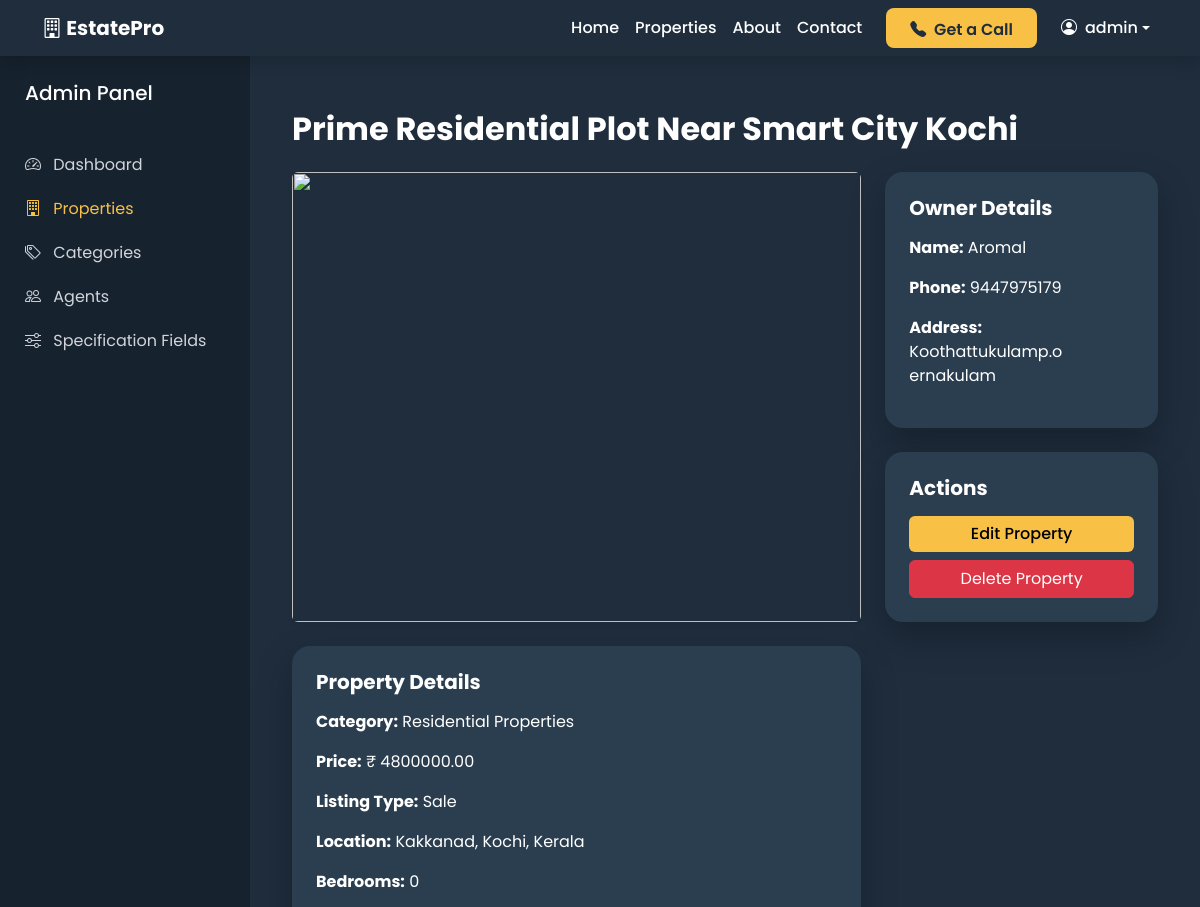
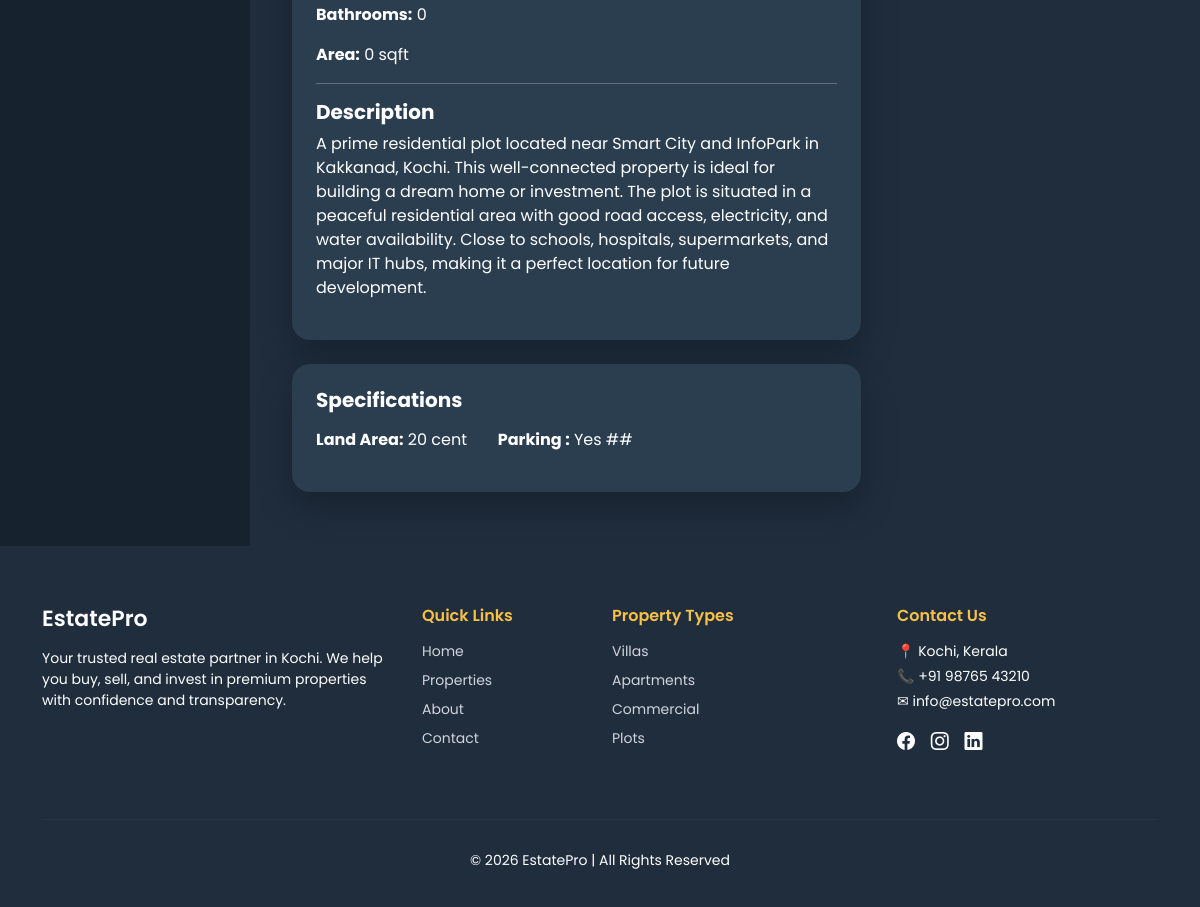
The app's page /accounts/admin-dashboard/property/5/ (signed in) with its own data (2 pictures, top to bottom).
### properties/models.py (models this page shows, shortened)
class Property(models.Model):
    PROPERTY_TYPE = [
        ('Apartment', 'Apartment'),
        ('Villa', 'Villa'),
        ('Commercial', 'Commercial'),
        ('Plot', 'Plot'),
    ]
    LISTING_TYPE = [
        ('Sale', 'Sale'),
        ('Rent', 'Rent'),
    ]
    title = models.CharField(max_length=200)
    slug = models.SlugField(unique=True)
    description = models.TextField()
    price = models.DecimalField(max_digits=12, decimal_places=2)
    location = models.CharField(max_length=200)
    category = models.ForeignKey(
        Category,
        on_delete=models.CASCADE,
        related_name='properties'
    )
    owner = models.ForeignKey(
    User,
    on_delete=models.CASCADE,
    related_name='owned_properties',
    null=True,
    blank=True
    )
    agent = models.ForeignKey(
        User,
        on_delete=models.CASCADE,
        related_name='agent_properties',
        null=True,
        blank=True
    )
    listing_type = models.CharField(max_length=20, choices=LISTING_TYPE)
    bedrooms = models.IntegerField(default=0)
    bathrooms = models.IntegerField(default=0)
    area = models.IntegerField(help_text="Area in sqft")
    latitude = models.DecimalField(max_digits=9, decimal_places=6, blank=True, null=True)
    longitude = models.DecimalField(max_digits=9, decimal_places=6, blank=True, null=True)
    featured_image = CloudinaryField('image')
    is_featured = models.BooleanField(default=False)
    is_available = models.BooleanField(default=True)
    created_at = models.DateTimeField(auto_now_add=True)

class Category(models.Model):
    name = models.CharField(max_length=100)
    slug = models.SlugField(unique=True, blank=True)
    image = CloudinaryField('image', blank=True, null=True)

class PropertySpecification(models.Model):
    property = models.ForeignKey(Property, on_delete=models.CASCADE, related_name='specifications')
    field = models.ForeignKey(SpecificationField, on_delete=models.CASCADE)
    value_text = models.CharField(max_length=255, blank=True, null=True)
    value_number = models.DecimalField(max_digits=12, decimal_places=2, blank=True, null=True)
    value_boolean = models.BooleanField(blank=True, null=True)

class SpecificationField(models.Model):
    FIELD_TYPES = [
        ('text', 'Text'),
        ('number', 'Number'),
        ('boolean', 'Boolean'),
    ]
    category = models.ForeignKey(Category, on_delete=models.CASCADE, related_name='spec_fields')
    name = models.CharField(max_length=100)
    field_type = models.CharField(max_length=20, choices=FIELD_TYPES)

### accounts/models.py (models this page shows, shortened)
class Profile(models.Model):
    user = models.OneToOneField(User, on_delete=models.CASCADE)
    phone = models.CharField(max_length=20, unique=True)   # ✅ UNIQUE
    address = models.TextField()
    is_agent = models.BooleanField(default=False)
    profile_image = models.ImageField(upload_to='agents/', blank=True, null=True)
    bio = models.TextField(blank=True)

### accounts/views.py (the view)
# urls.py: path('admin-dashboard/property/<int:pk>/',views.admin_property_detail,name='admin_property_detail')
@login_required
def admin_property_detail(request, pk):
    if not request.user.is_superuser:
        return redirect('home')
    property = get_object_or_404(Property, pk=pk)
    specs = PropertySpecification.objects.filter(
        property=property
    ).select_related('field')
    return render(request, 'admin_property_detail.html', {
        'property': property,
        'specs': specs
    })

### templates/admin_property_detail.html (shortened to what this page needs)
{% extends 'base.html' %}
{% block content %}
<section class="admin-wrapper">
<div class="admin-layout">
<aside class="admin-sidebar" id="adminSidebar">
<div class="sidebar-header">
<h5>Admin Panel</h5>
</div>
<nav class="admin-menu">
<a href="{% url 'admin_dashboard' %}" class="admin-link">
<i class="bi bi-speedometer2"></i> Dashboard
</a>
<a href="{% url 'admin_properties' %}" class="admin-link active">
<i class="bi bi-building"></i> Properties
</a>
<a href="{% url 'admin_categories' %}" class="admin-link">
<i class="bi bi-tags"></i> Categories
</a>
<a href="{% url 'admin_agents' %}" class="admin-link">
<i class="bi bi-people"></i> Agents
</a>
<a href="{% url 'admin_spec_fields' %}" class="admin-link">
<i class="bi bi-sliders"></i> Specification Fields
</a>
</nav>
</aside>
<main class="admin-content">
<div class="container-fluid py-4">
<h2 class="fw-bold mb-4">{{ property.title }}</h2>
<div class="row">
<div class="col-lg-8">
{% if property.featured_image %}
<div class="mb-4">
<img src="{{ property.featured_image.url }}"
class="img-fluid rounded shadow-sm w-100"
style="height:450px;object-fit:cover;">
</div>
{% endif %}
<div class="admin-card p-4 mb-4">
<h5 class="fw-bold mb-3">Property Details</h5>
<p><strong>Category:</strong> {{ property.category.name }}</p>
<p><strong>Price:</strong> ₹ {{ property.price }}</p>
<p><strong>Listing Type:</strong> {{ property.listing_type }}</p>
<p><strong>Location:</strong> {{ property.location }}</p>
<p><strong>Bedrooms:</strong> {{ property.bedrooms }}</p>
<p><strong>Bathrooms:</strong> {{ property.bathrooms }}</p>
<p><strong>Area:</strong> {{ property.area }} sqft</p>
<hr>
<h5 class="fw-bold">Description</h5>
<p>{{ property.description }}</p>
</div>
<div class="admin-card p-4">
<h5 class="fw-bold mb-3">Specifications</h5>
<div class="row">
{% for spec in specs %}
<div class="col-md-4 mb-3">
<strong>{{ spec.field.name }}:</strong>
{% if spec.value_text %}
{{ spec.value_text }}
{% elif spec.value_number %}
{{ spec.value_number }}
{% elif spec.value_boolean %}
Yes
## {% endif %}
</div>
{% endfor %}
</div>
</div>
</div>
<div class="col-lg-4">
<div class="admin-card p-4 mb-4">
<h5 class="fw-bold mb-3">Owner Details</h5>
<p><strong>Name:</strong> {{ property.owner.username }}</p>
<p><strong>Phone:</strong> {{ property.owner.profile.phone }}</p>
<p><strong>Address:</strong> {{ property.owner.profile.address }}</p>
</div>
<div class="admin-card p-4">
<h5 class="fw-bold mb-3">Actions</h5>
<a href="{% url 'admin_edit_property' property.id %}"
class="btn btn-warning w-100 mb-2">
Edit Property </a>
<a href="{% url 'admin_delete_property' property.id %}"
class="btn btn-danger w-100"
onclick="return confirm('Delete this property?')">
Delete Property </a>
</div>
</div>
</div>
</div>
</main>
</div>
</section>
{% endblock %}

### templates/base.html (shortened to what this page needs)
{% load static %}
<!DOCTYPE html>
<html lang="en">
<head>
    <link href="https://cdn.jsdelivr.net/npm/bootstrap@5.3.2/dist/css/bootstrap.min.css" rel="stylesheet">
    <link href="https://cdn.jsdelivr.net/npm/bootstrap-icons@1.11.1/font/bootstrap-icons.css" rel="stylesheet">
    <link rel="stylesheet" href="{% static 'css/style.css' %}">
</head>
<body>
    <nav class="navbar navbar-expand-lg navbar-dark shadow custom-navbar">
        <div class="container">
            <a class="navbar-brand fw-bold" href="/">
                <i class="bi bi-building"></i> EstatePro
            </a>
            <div class="collapse navbar-collapse justify-content-end" id="navbarNav">
                <ul class="navbar-nav align-items-lg-center">
                    <li class="nav-item">
                        <a class="nav-link" href="/">Home</a>
                    </li>
                    <li class="nav-item">
                        <a class="nav-link" href="/properties/">Properties</a>
                    </li>
                    <li class="nav-item">
                        <a class="nav-link" href="/about/">About</a>
                    </li>
                    <li class="nav-item">
                        <a class="nav-link" href="/contact/">Contact</a>
                    </li>
                    <li class="nav-item ms-lg-3 mb-2 mb-lg-0">
                        <a href="/contact/" class="btn btn-gold px-4">
                            <i class="bi bi-telephone-fill me-1"></i> Get a Call
                        </a>
                    </li>
                    {% if user.is_authenticated %}
                    <li class="nav-item dropdown ms-lg-3">
                        <a class="nav-link dropdown-toggle d-flex align-items-center" href="#" role="button"
                            data-bs-toggle="dropdown">
                            <i class="bi bi-person-circle me-2"></i>
                            {{ user.username }}
                        </a>
                    </li>
                    {% else %}
                    <li class="nav-item ms-lg-3">
                        <a class="btn btn-outline-light px-3" href="{% url 'login' %}">
                            Login
                        </a>
                    </li>
                    {% endif %}
                </ul>
            </div>
        </div>
    </nav>
    <div class="main-content">
        {% block content %}
        {% endblock %}
    </div>
    <footer class="footer-section text-white">
        <div class="container">
            <div class="row">
                <div class="col-lg-4 col-md-6 mb-4">
                    <h5 class="footer-title">EstatePro</h5>
                    <p>
                        Your trusted real estate partner in Kochi.
                        We help you buy, sell, and invest in premium properties
                        with confidence and transparency.
                    </p>
                </div>
                <div class="col-lg-2 col-md-6 mb-4">
                    <h6 class="footer-heading">Quick Links</h6>
                    <ul class="footer-links">
                        <li><a href="/">Home</a></li>
                        <li><a href="/properties/">Properties</a></li>
                        <li><a href="/about/">About</a></li>
                        <li><a href="/contact/">Contact</a></li>
                    </ul>
                </div>
                <div class="col-lg-3 col-md-6 mb-4">
                    <h6 class="footer-heading">Property Types</h6>
                    <ul class="footer-links">
                        <li><a href="#">Villas</a></li>
                        <li><a href="#">Apartments</a></li>
                        <li><a href="#">Commercial</a></li>
                        <li><a href="#">Plots</a></li>
                    </ul>
                </div>
                <div class="col-lg-3 col-md-6 mb-4">
                    <h6 class="footer-heading">Contact Us</h6>
                    <p class="mb-1">📍 Kochi, Kerala</p>
                    <p class="mb-1">📞 +91 98765 43210</p>
                    <p class="mb-1">✉ info@estatepro.com</p>
                    <div class="social-icons mt-3">
                        <a href="#"><i class="bi bi-facebook"></i></a>
                        <a href="#"><i class="bi bi-instagram"></i></a>
                        <a href="#"><i class="bi bi-linkedin"></i></a>
                    </div>
                </div>
            </div>
            <hr class="footer-divider">
            <div class="text-center pb-3">
                <p class="mb-0">
                    © 2026 EstatePro | All Rights Reserved
                </p>
            </div>
        </div>
    </footer>
</body>
</html>

### static/css/style.css (style rules this page uses)
body { font-family: 'Poppins', sans-serif; background-color: #f8f9fa; margin: 0; padding: 0; }
.main-content { min-height: 70vh; padding-top: 0px; }
.custom-navbar { background-color: #1f2d3d; }
.custom-navbar .nav-link { color: #ffffff !important; font-weight: 500; transition: 0.3s ease; }
.btn-gold { background-color: #f8c146; border: none; color: #1f2d3d; font-weight: 600; border-radius: 6px; transition: 0.3s ease; height: 50px; }
.btn-warning { background-color: #f8c146; border: none; font-weight: 500; transition: 0.3s ease; }
footer { background: #111; color: #bbb; padding: 25px 0; font-size: 14px; }
footer a { color: #f8c146; text-decoration: none; }
.btn-gold { height:55px; border-radius:50px; background:#f8c146; color:#1f2d3d; font-weight:600; border:none; transition:0.3s ease; }
.footer-section { background-color: #1f2d3d; padding: 60px 0 20px 0; }
.footer-title { font-weight: 600; font-size: 22px; margin-bottom: 15px; }
.footer-heading { font-weight: 600; margin-bottom: 15px; color: #f8c146; }
.footer-links { list-style: none; padding: 0; }
.footer-links li { margin-bottom: 8px; }
.footer-links a { text-decoration: none; color: #d1d5db; transition: 0.3s ease; }
.footer-divider { border-color: rgba(255,255,255,0.1); margin: 30px 0; }
.social-icons a { color: #ffffff; margin-right: 12px; font-size: 18px; transition: 0.3s ease; }
.btn-gold { background: #f8c146; color: #1f2d3d; font-weight: 600; }
.btn-gold { background-color: #f8c146; border: none; font-weight: 600; border-radius: 8px; padding: 10px; color: #1f2d3d; transition: 0.3s ease; }
.btn-gold { background-color: #f8c146; border: none; color: #1f2d3d; font-weight: 600; border-radius: 8px; padding: 8px 18px; transition: 0.3s ease; }
.btn-gold { background-color: #f8c146; border: none; color: #1f2d3d; font-weight: 600; border-radius: 8px; padding: 10px; transition: 0.3s ease; }
.btn-gold { background-color: #f8c146; border: none; color: #1f2d3d; font-weight: 600; border-radius: 8px; padding: 10px 20px; transition: 0.3s ease; }
.admin-wrapper { background: #1f2d3d; min-height: 100vh; }
.admin-layout { display: flex; }
.admin-sidebar { width: 240px; background: #16222e; padding: 25px; min-height: 100vh; transition: 0.3s ease; }
.sidebar-header { display: flex; justify-content: space-between; align-items: center; color: #ffffff; margin-bottom: 30px; }
.admin-menu { display: flex; flex-direction: column; }
.admin-link { color: #d1d5db; text-decoration: none; padding: 10px 0; transition: 0.3s ease; }
.admin-link i { margin-right: 8px; }
.admin-content { flex: 1; padding: 30px; color: #ffffff; }
.admin-card { background: #2b3e50; border-radius: 18px; padding: 25px; transition: 0.3s ease; }
.btn-gold { background-color: #f8c146; border: none; color: #1f2d3d; font-weight: 600; border-radius: 8px; transition: 0.3s ease; }
.admin-sidebar { width: 240px; background: #16222e; padding: 25px; min-height: 100vh; }
.admin-link:hover, .admin-link.active { color: #f8c146; }
.admin-card { background: #2b3e50; border-radius: 18px; box-shadow: 0 15px 35px rgba(0,0,0,0.25); color: #ffffff; }
.btn-gold { background-color: #f8c146; border: none; color: #1f2d3d; font-weight: 600; }
.admin-sidebar { width: 250px; background: #16222e; padding: 25px; min-height: 100vh; transition: 0.3s ease; }
.admin-card { background: #2b3e50; border-radius: 18px; }
.admin-sidebar { width: 250px; background: #16222e; padding: 25px; min-height: 100vh; }
.btn-gold { background: #f8c146; color: #1f2d3d; font-weight: 600; height: 40px; }

### records on screen
Property: title "Prime Residential Plot Near Smart City Kochi", category.name "Residential Properties", price "4800000.00", listing_type "Sale", location "Kakkanad, Kochi, Kerala", bedrooms "0", bathrooms "0", area "0", description "A prime residential plot located near Smart City and InfoPark in Kakkanad, Kochi. This well-connected property is ideal for building a dream home or investment. The plot is situated in a peaceful residential area with good road access, electricity, and water availability. Close to schools, hospitals, supermarkets, and major IT hubs, making it a perfect location for future development.", owner.username "Aromal", owner.profile.phone "9447975179", owner.profile.address "Koothattukulamp.o ernakulam"
PropertySpecification: field.name "Land Area", value_text "20 cent"
PropertySpecification: field.name "Parking", value_boolean "Yes ##"

### other values on screen
{{ user.username }} "admin"
